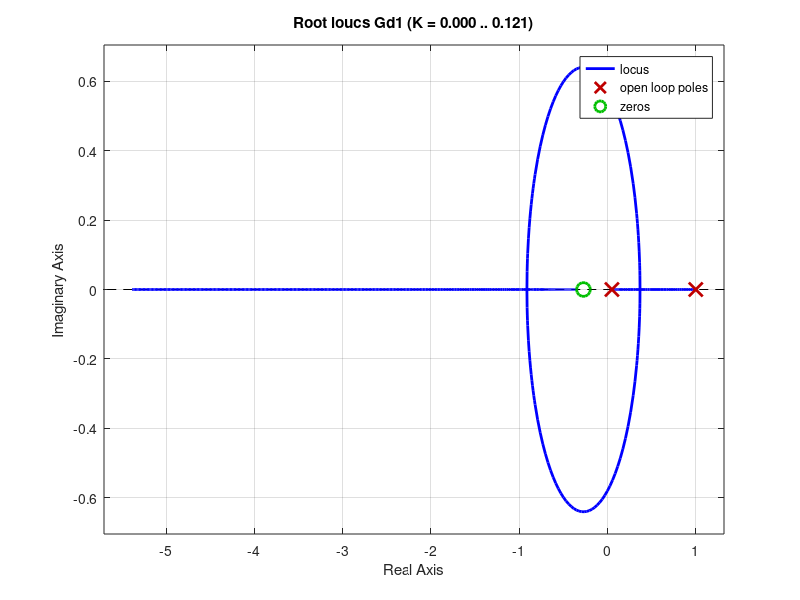

Reproduce this figure in MATLAB.
clear all
close all
clc

% Datos: Polo1=-2       Polo2=0     Cero=-10
%Ganancia=10    Sobrepaso=5    tiempo2%=3   error=0 periodo=0.15
%% Definicion FdT continua %%
G=zpk([-10],[-2 0],[10]);

%%  Definicion FdT discreta
Tm=0.15;
Gd=c2d(G,Tm,'zoh');
%% Mapa de Polos y Ceros
pzmap(G) 
pzmap(Gd)

%% Aumento x 10 el periodo de muestreo
Gd1=c2d(G,10*Tm,'zoh');
pzmap(Gd1)

%% Entrada escalon a G y Gd
step(G)
step(Gd)

%Analisis sistema discreto realimentado
Kp=dcgain(Gd)
error=1/Kp
F=feedback(Gd,1)
step(F)

t=0:Tm:100*Tm %genera rampa
lsim(F,t,t)


%% Analisis a lazo cerrado con realimentacion unitaria
G=zpk([-10],[-2 0],[10]);
Tm=0.15
Gd=c2d(G,Tm,'zoh')
Gd1=c2d(G,10*Tm,'zoh')
rlocus(G)
rlocus(Gd)

%Aumentando 10 veces el tiempo de muestreo original
rlocus(Gd1)
